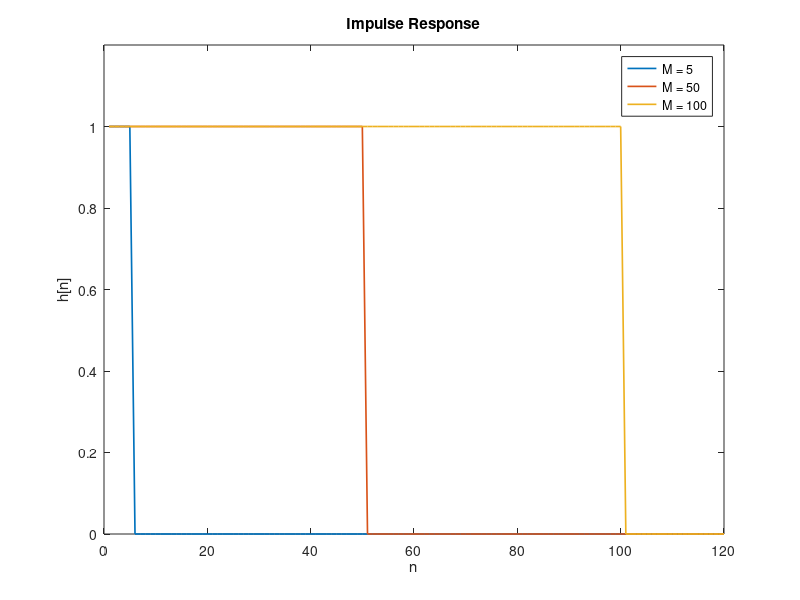
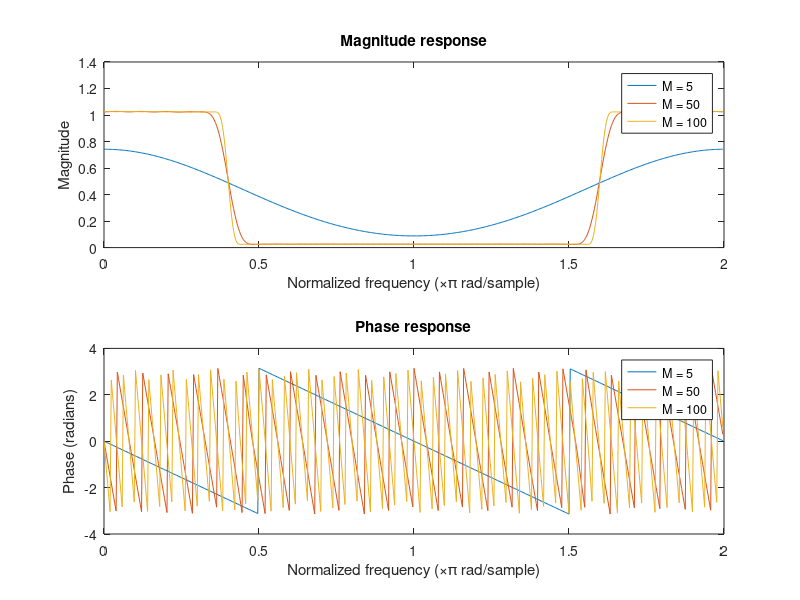
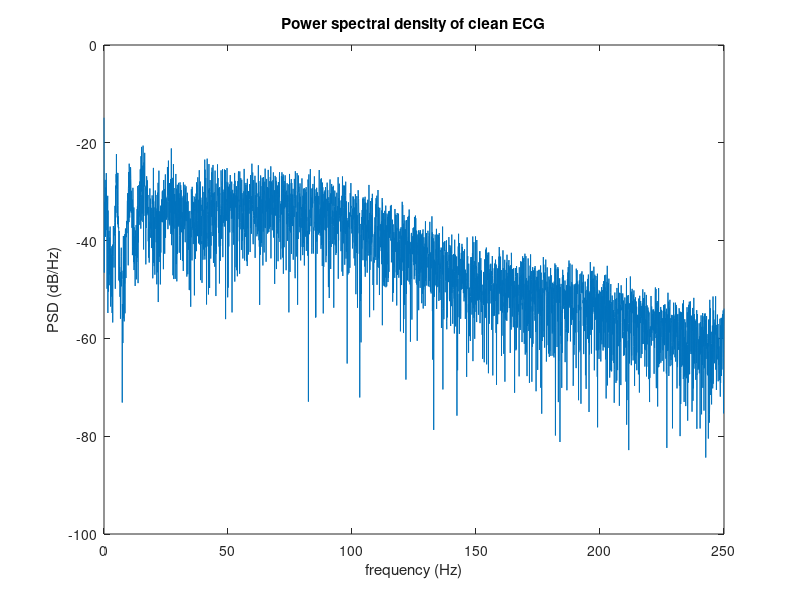
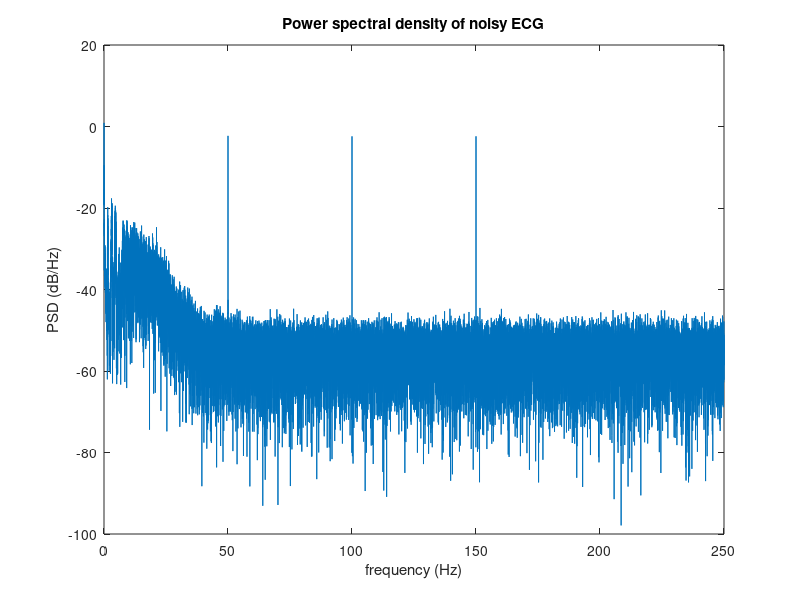

Reproduce these figures in MATLAB, in order. (Note: this script raises an error after producing the figures.)
%% 3. Designing FIR filters using windows

%% 3.1 Characteristics of window functions

% (i)
M_arr = [5, 50, 100];
max_length = 120;

figure();
w_5 = [rectwin(5); zeros(max_length-5,1)];
w_50 = [rectwin(50); zeros(max_length-50,1)];
w_100 = [rectwin(100); zeros(max_length-100,1)];

plot(w_5, 'LineWidth', 1.2);
hold on;
plot(w_50, 'LineWidth', 1.2);
hold on;
plot(w_100, 'LineWidth', 1.2);
hold off;

legend('M = 5','M = 50','M = 100');
title('Impulse Response');
xlabel('n');
ylabel('h[n]');
ylim([0 1.2]);


%%
% (ii)

wc = 0.4 * pi;
N = 512;  % number of frequency points for the frequency response


w = linspace(0, pi, N); % frequency axis (normalized to pi)

figure;
for i = 1:length(M_arr)
    M = M_arr(i);
    
    % Create lowpass filter using sinc function
    n = 0:M-1;
    h = sin(wc * (n - (M-1)/2)) ./ (pi * (n - (M-1)/2));
    h(round((M-1)/2 + 1)) = wc / pi;  % handling the singularity at (M-1)/2

    
    h = h .* hamming(M)'; % apply Hamming window

    
    [H, w] = freqz(h, 1, N, 'whole'); % frequency response
    
    % Magnitude response (linear scale)
    subplot(2,1,1);
    plot(w/pi, abs(H), 'DisplayName', ['M = ', num2str(M)]); hold on;
    xlabel('Normalized frequency (\times\pi rad/sample)');
    ylabel('Magnitude');
    title('Magnitude response');
    legend show;
    
    % Phase response
    subplot(2,1,2);
    plot(w/pi, angle(H), 'DisplayName', ['M = ', num2str(M)]); hold on;
    xlabel('Normalized frequency (\times\pi rad/sample)');
    ylabel('Phase (radians)');
    title('Phase response');
    legend show;
end

hold off;

 

%% 3.2 FIR Filter design and application using the Kaiser window

clean_ECG = importdata('ECG_rec.mat');
window = rectwin(length(clean_ECG));
nfft = length(clean_ECG);
[psd_clean, f_clean] = periodogram(clean_ECG,window,nfft,500);

%plot PSD of nECG
figure();
plot(f_clean, 10*log10(psd_clean));
title('Power spectral density of clean ECG');
xlabel('frequency (Hz)');
ylabel('PSD (dB/Hz)');


nECG = importdata('ECG_with_noise.mat');
% (i)
sfreq = 500;

window = rectwin(length(nECG));
nfft = length(nECG);
[psd, f] = periodogram(nECG,window,nfft,sfreq);

%plot PSD of nECG
figure();
plot(f, 10*log10(psd));
title('Power spectral density of noisy ECG');
xlabel('frequency (Hz)');
ylabel('PSD (dB/Hz)');


%%
% (ii)
sfreq = 500;

% Notch parameters
comb_freq = [50, 100, 150];
delta = 0.05;

% high pass parameters
f_pass_high = 2.0;
f_stop_high = 0.001;

% low pass parameters
f_pass_low = 40;
f_stop_low = 90;


high_cuts = [f_stop_high f_pass_high];
low_cuts = [f_pass_low f_stop_low];


%%
% (iii)
[M_high , Wm_high , beta_high , ftype_high] = kaiserord(high_cuts, [0 1], [delta delta], sfreq);
[M_low , Wm_low , beta_low , ftype_low] = kaiserord(low_cuts, [1 0], [delta delta], sfreq);

hp_filter = fir1(M_high, Wm_high, ftype_high, kaiser(M_high+1 , beta_high), 'noscale');
lp_filter = fir1(M_low, Wm_low, ftype_low, kaiser(M_low+1 , beta_low), 'noscale');


% Comb Filter Design
filter_order = 150;  % Order of the FIR filter

% Normalized frequencies
norm_freqs = comb_freq / (sfreq / 2);  % Normalize by Nyquist frequency

% Design the FIR notch filter using fir1
b_fir = fir1(filter_order, [norm_freqs(1)-0.02, norm_freqs(1)+0.02, ...
                            norm_freqs(2)-0.02, norm_freqs(2)+0.02, ...
                            norm_freqs(3)-0.02, norm_freqs(3)+0.02], 'stop');

% Frequency response
[H, f] = freqz(b_fir, 1, 1024, sfreq);

% Convert magnitude to dB
magnitude_dB = 20 * log10(abs(H));

% Plot notch filter
figure;
plot(f, magnitude_dB);
xlabel('frequency (Hz)');
ylabel('magnitude (dB)');
title('Magnitude response of notch filter');


% beta and M values
disp(['beta_high: ', num2str(beta_high)]);
disp(['M_high: ', num2str(M_high)]);
disp(['Wm_high: ', num2str(Wm_high)]);
disp(['ftype_high: ', num2str(ftype_high)]);

disp(['beta_low: ', num2str(beta_low)]);
disp(['M_low: ', num2str(M_low)]);
disp(['Wm_low: ', num2str(Wm_low)]);
disp(['ftype_low: ', num2str(ftype_low)]);

disp(['b_notch: ', num2str(b_fir)]);


%%
% (iv)
% Plot frequency responses
% high pass
fvtool(hp_filter, 1, 'Magnitude');
fvtool(hp_filter, 1, 'phase');

% low pass
fvtool(lp_filter, 1, 'Magnitude');
fvtool(lp_filter, 1, 'phase');

%comb filter
fvtool(b_fir, 1, 'Magnitude');
fvtool(b_fir, 1, 'phase');

%%
% (v)
% apply filters compensating group delays
filt_ECG = filtfilt(hp_filter, 1, nECG);
filt_ECG = filtfilt(lp_filter, 1, filt_ECG);
filt_ECG = filtfilt(b_fir, 1, filt_ECG);


time = (0:1/sfreq:1000/sfreq);
figure();
plot(time, nECG(:,2000:3000)), hold on;
plot(time, filt_ECG(:,2000:3000));
hold off;
legend('nECG','filtered ECG');
title('Noisy and Filtered ECG signals')
xlabel('time (s)');
ylabel('amplitude (mV)');


%%
% (vi)
combined_filter = conv(hp_filter, lp_filter);

combined_b = conv(b_fir, hp_filter);  % Combine comb filter with high-pass
combined_b = conv(combined_b, lp_filter); 

combined_a = 1;

fvtool(combined_b, combined_a, 'Magnitude');
fvtool(combined_b, combined_a, 'phase');

nfft = length(filt_ECG);

[psd, f] = periodogram(filt_ECG, [], [], sfreq);

figure();
plot(f, 10*log10(psd));
title('Power spectral density');
xlabel('frequency (Hz)');
ylabel('PSD (dB/Hz)');












